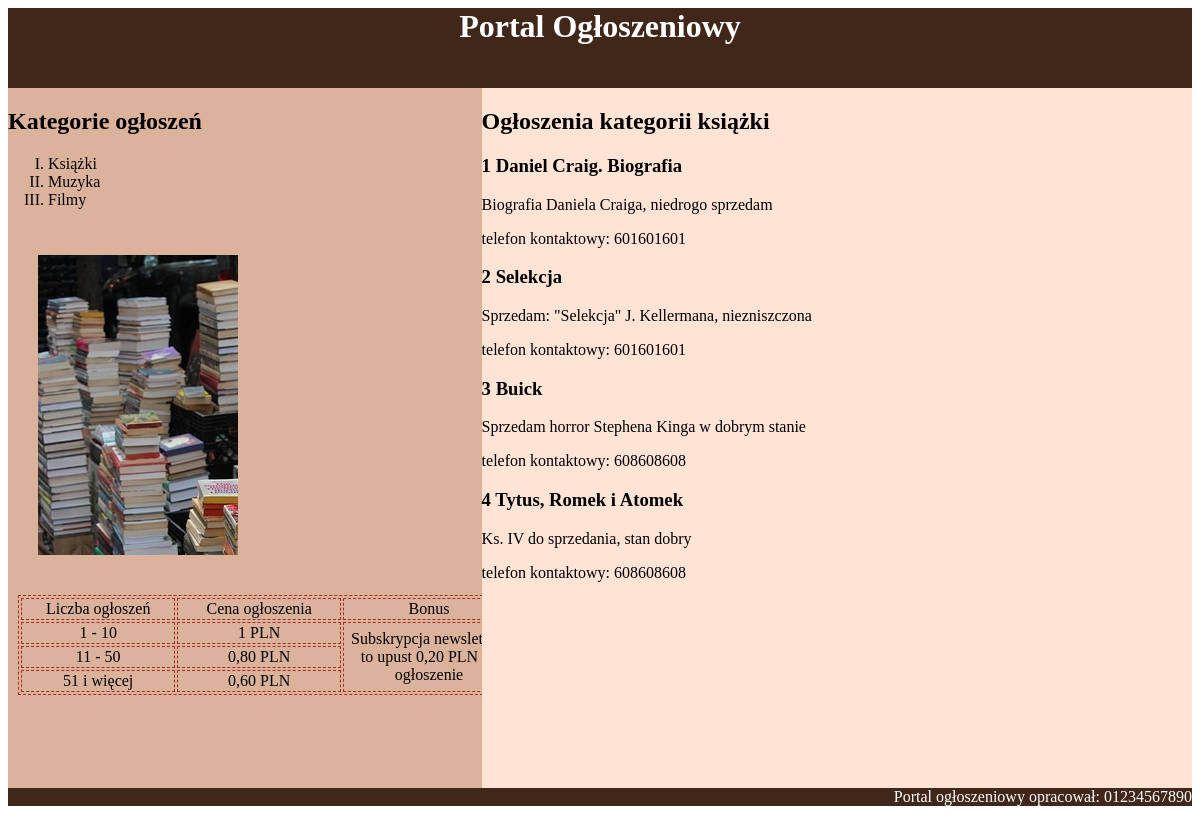
The page /ble_egzamin/ogloszenia.php on the database its author committed.
### tables this page shows
CREATE TABLE `ogloszenie` (
  `id` int(10) UNSIGNED NOT NULL,
  `uzytkownik_id` int(10) UNSIGNED NOT NULL,
  `kategoria` int(10) UNSIGNED DEFAULT NULL,
  `podkategoria` int(10) UNSIGNED DEFAULT NULL,
  `tytul` text DEFAULT NULL,
  `tresc` text DEFAULT NULL
);

### ble_egzamin/ogloszenia.php (the view, shortened to what this page needs)
<html>
<head>
    <link rel="stylesheet" type="text/css" href="styl1.css">
</head>
<body>
    <header><h1>Portal Ogłoszeniowy</h1></header>
    <div id="lewy">
        <h2>Kategorie ogłoszeń</h2>
        <ol>
            <li>Książki</li>
            <li>Muzyka</li>
            <li>Filmy</li>
        </ol>
        <img src="ksiazki.jpg" alt="Kupię / sprzedam książkę">
        <table>
            <tr> <td>Liczba ogłoszeń</td> <td>Cena ogłoszenia</td> <td>Bonus</td> </tr>
            <tr> <td>1 - 10</td> <td>1 PLN</td> <td rowspan="3">Subskrypcja newslettera to upust 0,20 PLN na ogłoszenie</td> </tr>
            <tr> <td>11 - 50</td> <td>0,80 PLN</td> </tr>
            <tr> <td>51 i więcej</td> <td>0,60 PLN</td> </tr>
        </table>
    </div>
    <div id="prawy">
        <h2>Ogłoszenia kategorii książki</h2>
        <?php
            $connect=mysqli_connect("localhost","root","","ogloszenia");
            $sql1="SELECT id, tytul, tresc FROM ogloszenie WHERE kategoria=1";
            $query1=mysqli_query($connect,$sql1);
            while($rekord=mysqli_fetch_array($query1))
            {
                $sql2="SELECT DISTINCT telefon FROM ogloszenie JOIN uzytkownik ON ogloszenie.uzytkownik_id=uzytkownik.id WHERE ogloszenie.id=$rekord[0]";
                $query2=mysqli_query($connect,$sql2);
                echo "<h3>$rekord[0] $rekord[1]</h3>";
                echo "<p>$rekord[2]</p>";
                if($telefon=mysqli_fetch_array($query2))
                {
                    echo "<p>telefon kontaktowy: $telefon[0]</p>";
                }
            }
        ?>
    </div>
    <footer>Portal ogłoszeniowy opracował: 01234567890</footer>
</body>
</html>

### ble_egzamin/styl1.css (style rules this page uses)
header { background-color: #40271A; color: white; font-family: Tahoma; text-align: center; height: 80px; }
#lewy { background-color: #DBB29C; width: 40%; height: 700px; float: left; }
#prawy { background-color: #FFE3D4; width: 60%; height: 700px; float: right; }
footer { background-color: #40271A; color: white; text-align: right; clear: both; }
table, td { border: 1px dashed brown; width: 500px; margin: 10px; text-align: center; }
img { padding: 30px; }
ol { list-style-type: upper-roman; }

### rows shown on the page
ogloszenie: id "1", tytul "Daniel Craig. Biografia", tresc "Biografia Daniela Craiga, niedrogo sprzedam", telefon "601601601"
ogloszenie: id "2", tytul "Selekcja", tresc "Sprzedam: \"Selekcja\" J. Kellermana, niezniszczona", telefon "601601601"
ogloszenie: id "3", tytul "Buick", tresc "Sprzedam horror Stephena Kinga w dobrym stanie", telefon "608608608"
ogloszenie: id "4", tytul "Tytus, Romek i Atomek", tresc "Ks. IV do sprzedania, stan dobry", telefon "608608608"
